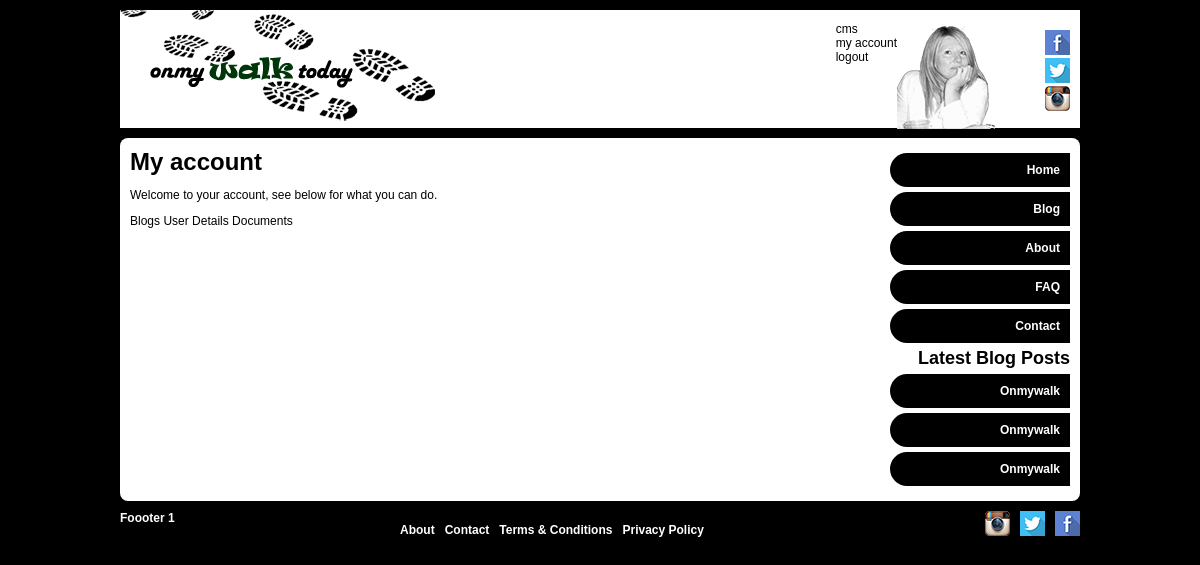
The page /index.php?page=myaccount (signed in) on the database its author committed.
### tables this page shows
CREATE TABLE IF NOT EXISTS `pages` (
  `pageid` int(11) NOT NULL,
  `pageTitle` text,
  `pageContent` text,
  `pageName` varchar(30) NOT NULL,
  `deleted` int(11) DEFAULT '0'
);

### application/controllers/myaccount_controller.php (called while the page is built)
<?php
include(PHP . 'getPage.php');
include(DATA . 'myaccount.php');
include(LAYOUT . 'head.php');
include(LAYOUT . 'header.php');
include(VIEWS . 'myaccount.php');
include(LAYOUT . 'footer.php');
?>

### site/php/getPage.php (called while the page is built)
<?php
	$stmt = $db->prepare('select * from pages where pageName = :pageName');
	$stmt->bindValue(':pageName', $page, PDO::PARAM_STR);
	$stmt->execute();
	$row = $stmt->fetch(PDO::FETCH_ASSOC);
	if ($row < 1) {
		header('Location: ' . SITE_ROOT . '?page=404');
	} else {
		$pageTitle = $row['pageTitle'];
		$pageContent = $row['pageContent'];
	}
?>

### application/data/myaccount.php (called while the page is built, shortened)
<?php
	include(PHP . 'getPage.php');
?>

### application/views/myaccount.php (the view, shortened to what this page needs)
<div class="contentContainer">
	<?php include(LAYOUT . 'sideNav.php');  ?>
	<div class="content left" style="width: 680px;">
		<h1><?php echo $pageTitle; ?></h1>
		<?php echo $pageContent; ?>
		<div class="userAccountBoxes">
			<a href="<?php echo SITE_ROOT; ?>?page=blogAdmin">Blogs</a>
			<a href="<?php echo SITE_ROOT; ?>?page=userdetails">User Details</a>
			<a href="<?php echo SITE_ROOT; ?>?page=documentlist">Documents</a>
		</div>
	</div>
</div>

### site/css/styles.css (style rules this page uses)
a:link, a:visited, a:hover, a:active { color: #000; text-decoration: none; }

### site/css/layout.css (style rules this page uses)
body { padding: 0px; margin: 0px; font-size: 12px; font-family: sans-serif; color: #000; background-color: #000; }
h1 { margin: 0px; padding: 0px; }
@media screen and (min-width: 451px) { .contentContainer { width: 960px; margin: 0px auto; background-color: #FFF; margin-top: 10px; border-radius: 8px; } }
@media screen and (min-width: 451px) { .content { padding: 10px; } }
@media screen and (min-width: 451px) { .content.left { float: left; width: 590px; } }

### site/styles/base.css (style rules this page uses)
body { font-family:Helvetica, sans-serif; }
a { color:white; }

### rows shown on the page
pages: pageTitle "My account", pageContent "Welcome to your account, see below for what you can do."
